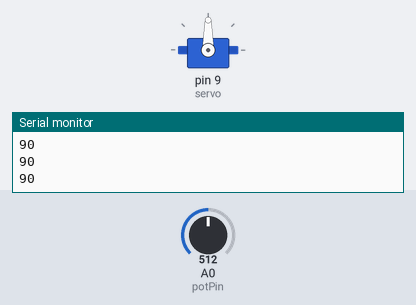
A sketch run on a simulated Arduino Uno, built with avr-gcc and run on an emulated ATmega328P. Shown: servo, the last lines printed to the serial monitor. The inputs (shaded band) are chosen by the test bench; at power-on: A0 (potPin) = 512.

Above: at 1.2 s.
1.3 s: A0 (potPin) set to 716
At 1.9 s:
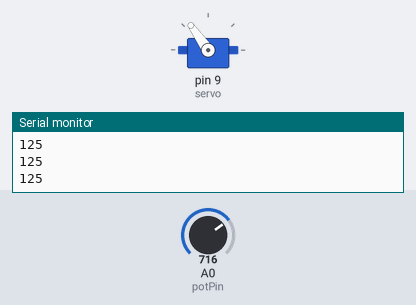
2.9 s: A0 (potPin) set to 900
At 4.2 s:
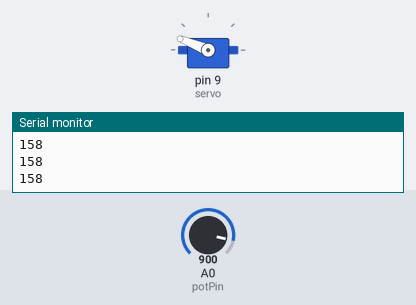
4.5 s: A0 (potPin) set to 1023
At 5.8 s:
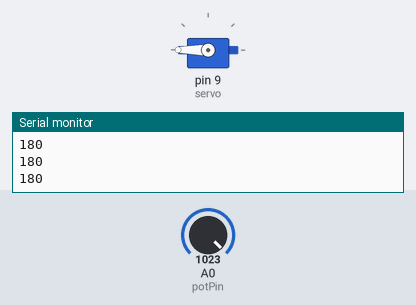
6.1 s: A0 (potPin) set to 306
At 7.1 s:
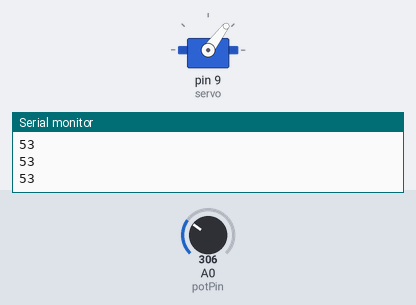
7.7 s: A0 (potPin) set to 122
At 8.4 s:
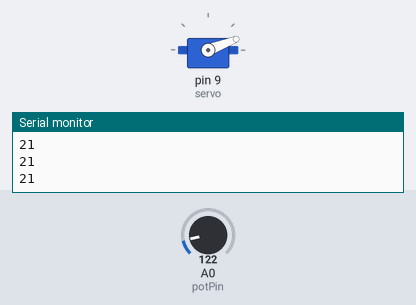
9.3 s: A0 (potPin) set to 0
At 9.7 s:
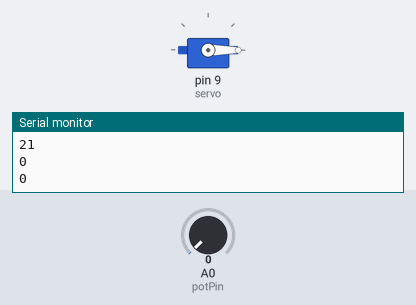
Timing chart, 0 to 11.9 s (numbered marks = the images above; inputs shaded):
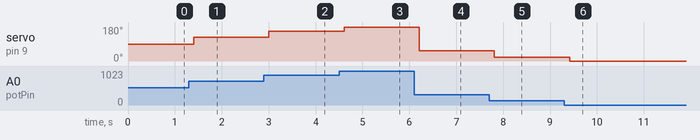

Measured:
- after the input at 1.3 s, servo on pin 9 (servo): 90° → 125° after 0.10 s
- after the input at 2.9 s, servo on pin 9 (servo): 125° → 158° after 0.11 s
- after the input at 4.5 s, servo on pin 9 (servo): 158° → 180° after 0.11 s
- after the input at 6.1 s, servo on pin 9 (servo): 180° → 53° after 0.11 s
- after the input at 7.7 s, servo on pin 9 (servo): 53° → 21° after 0.12 s
- after the input at 9.3 s, servo on pin 9 (servo): 21° → 0° after 0.12 s

The sketch:

pot_servo.ino
```cpp
const int potPin = A0;
#include <Servo.h>
Servo servo;
int value = 0;
int angle = 0;

void setup() {
  // put your setup code here, to run once:
  servo.attach(9);
  pinMode(9, OUTPUT);
  pinMode(potPin, INPUT);
  Serial.begin(9600);
}

void loop() {
  // put your main code here, to run repeatedly:
  value = analogRead(potPin);
  angle = map(value, 0, 1023, 0, 180);
  Serial.println(angle);
  servo.write(angle);
  delay(200) ;
}
```
